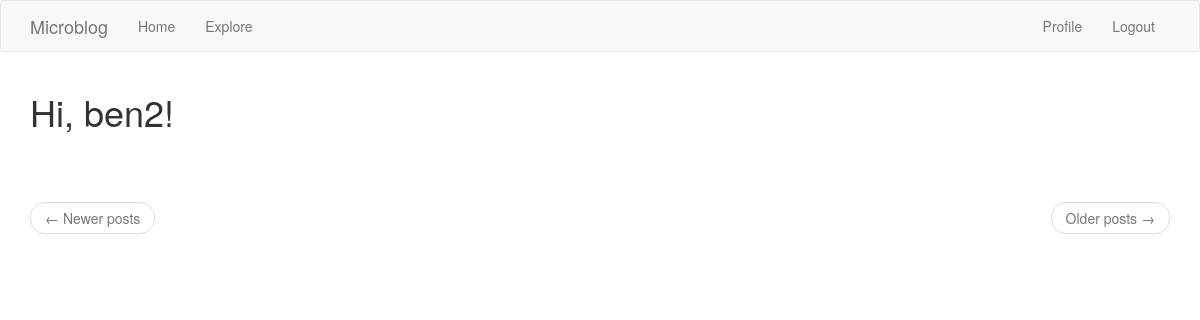
The app's page /explore (signed in), older data.
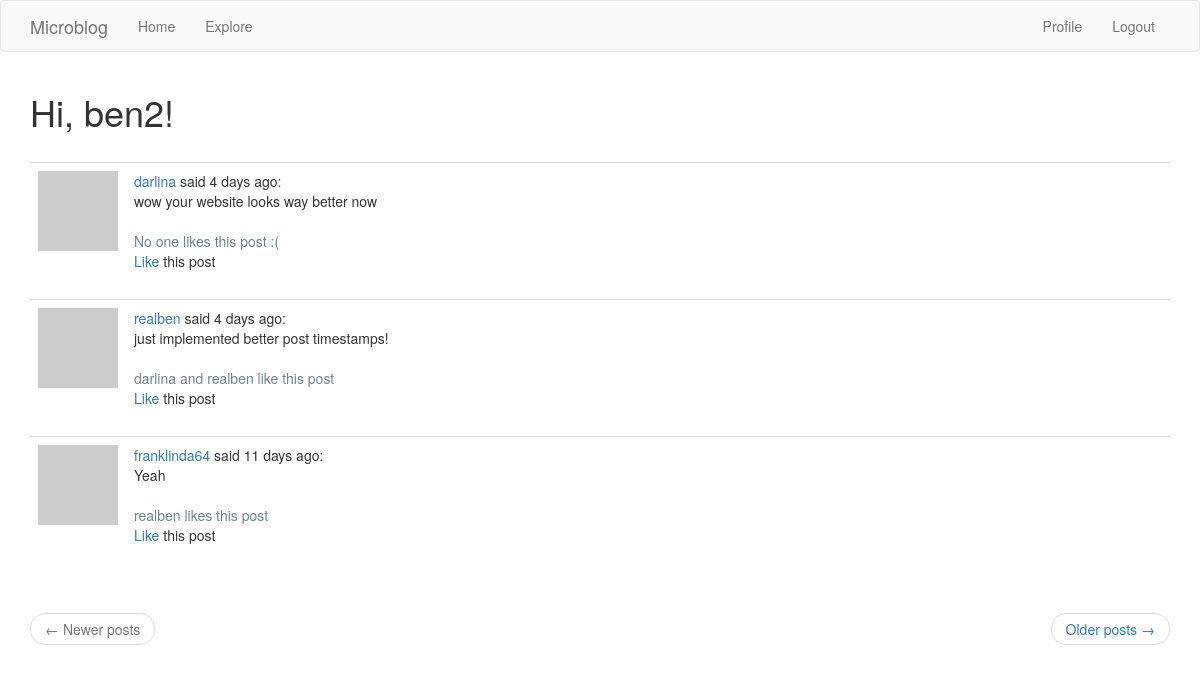
The same page, newer data.
### app/models.py (models this page shows, shortened)
class Post(db.Model):
    id = db.Column(db.Integer, primary_key=True)
    body = db.Column(db.String(140))
    timestamp = db.Column(db.DateTime, index=True, default=datetime.utcnow)
    user_id = db.Column(db.Integer, db.ForeignKey('user.id'))

class User(UserMixin, db.Model):
    id = db.Column(db.Integer, primary_key=True)
    username = db.Column(db.String(64), index=True, unique=True)
    email = db.Column(db.String(120), index=True, unique=True)
    password_hash = db.Column(db.String(128))
    posts = db.relationship('Post', backref='author', lazy='dynamic')
    about_me = db.Column(db.String(140))
    last_seen = db.Column(db.DateTime, default=datetime.utcnow)
    followed = db.relationship(
        'User', secondary=followers,
        primaryjoin=(followers.c.follower_id == id),
        secondaryjoin=(followers.c.followed_id == id),
        backref=db.backref('followers', lazy='dynamic'), lazy='dynamic')
    liked_posts = db.relationship(
        'Post', secondary=likers,
        primaryjoin=(likers.c.liker_id == id),
        backref='post_likers', lazy='dynamic')
    def is_liking(self, post):
        return self.liked_posts.filter(likers.c.post_id == post.id).count() > 0
    def avatar(self, size):
        digest = md5(self.email.lower().encode('utf-8')).hexdigest()
        return 'https://www.gravatar.com/avatar/{}?d=identicon&s={}'.format(digest, size)

### app/routes.py (the view)
@app.route('/explore')
@login_required
def explore():
    page = request.args.get('page', 1, type=int)
    posts = Post.query.order_by(Post.timestamp.desc()).paginate(
        page, app.config['POSTS_PER_PAGE'], False
    )
    next_url = url_for('explore', page=posts.next_num) \
        if posts.has_next else None
    prev_url = url_for('explore', page=posts.prev_num) \
        if posts.has_prev else None
    return render_template('index.html', title='Explore', posts=posts.items, next_url=next_url, prev_url=prev_url)

### app/models.py (called while the page is built)
@login.user_loader
def load_user(id):
    return User.query.get(int(id))

### app/routes.py (called while the page is built)
@app.before_request
def before_request():
    if current_user.is_authenticated:
        current_user.last_seen = datetime.utcnow()
        db.session.commit()

### app/templates/index.html (shortened to what this page needs)
{% extends "base.html" %}
{% import 'bootstrap/wtf.html' as wtf %}
{% block app_content %}
    <h1>Hi, {{ current_user.username }}!</h1>
    <br>
    {% for post in posts %}
        {% include '_post.html' %}
    {% endfor %}
    <br>
    <nav aria-label="...">
        <ul class="pager">
            <li class="previous{% if not prev_url %} disabled{% endif %}">
                <a href="{{ prev_url or '#' }}">
                    <span aria-hidden="true">&larr;</span> Newer posts
                </a>
            </li>
            <li class="next{% if not next_url %} disabled{% endif %}">
                <a href="{{ next_url or '#' }}">
                    Older posts <span aria-hidden="true">&rarr;</span>
                </a>
            </li>
        </ul>
    </nav>
{% endblock %}

### app/templates/_post.html
<table class="table table-hover">
    <tr>
        <td width="58px">
            <a href="{{ url_for('user', username=post.author.username) }}">
                <img src="{{ post.author.avatar(58) }}" />
            </a>
        </td>
        <td>
            <a href="{{ url_for('user', username=post.author.username) }}">
                {{ post.author.username }}
            </a>
            said {{ moment(post.timestamp).fromNow() }}:
            <br>
            {{ post.body }}
            <br><br>
            <span style="color:slategray">
                {% if post.post_likers|length == 0 %}
                    No one
                {% endif %}
                {% for liker in post.post_likers %}
                    {% if post.post_likers|length == 1 %}
                        {{ liker.username }}
                    {% elif post.post_likers.index(liker) == (post.post_likers|length - 1) %}
                        and {{ liker.username }}
                    {% elif post.post_likers|length == 2 %}
                        {{ liker.username }}
                    {% else %}
                        {{ liker.username }},
                    {% endif %}
                {% endfor %}
                {% if post.post_likers|length == 1 %}
                    likes this post
                {% elif post.post_likers|length == 0 %}
                    likes this post :(
                {% else %}
                    like this post
                {% endif %}
            </span>
            <br>
            {% if current_user.is_liking(post) %}
                <a href="{{ url_for('unlike', post_id=post.id) }}">Unlike</a>
            {% else %}
                <a href="{{ url_for('like', post_id=post.id) }}">Like</a>
            {% endif %}
            this post
        </td>
    </tr>
</table>

Row changes from the older to the newer data that the page shows:
added Post: author.username "darlina", timestamp "4 days ago", body "wow your website looks way better now", shows "No one", shows "likes this post :("
added Post: author.username "realben", timestamp "4 days ago", body "just implemented better post timestamps!", shows "like this post"
added User: username "darlina", shown under "realben"
added User: username "realben"
added Post: author.username "franklinda64", timestamp "11 days ago", body "Yeah", shows "likes this post"
